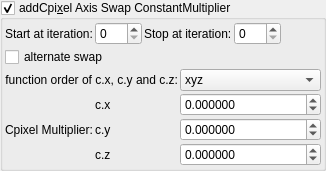
    <widget class="MyGroupBox" name="groupCheck_transf_addCpixel_enabled_false">
     <property name="toolTip">
      <string>&lt;html&gt;&lt;head/&gt;&lt;body&gt;&lt;p&gt;Cpixel is CVector3 c = ( c.x, c.y, c.z). It is each original point (pixel) in 3D space where the iteration starts from, ( c = original z for each point .) It is commonly found in formula structures z = f(z) + c.&lt;/p&gt;&lt;p&gt;The Cpixel multiplier effectively scales this point &amp;quot;c&amp;quot;.&lt;/p&gt;&lt;p&gt;This transform allows the swapping of the order of the &amp;quot;CVector3 c&amp;quot; components before being multiplied by &amp;quot;CVector3 z&amp;quot; components.&lt;/p&gt;&lt;/body&gt;&lt;/html&gt;</string>
     </property>
     <property name="title">
      <string>addCpi&amp;xel Axis Swap ConstantMultiplier</string>
     </property>
     <property name="checkable">
      <bool>true</bool>
     </property>
     <layout class="QVBoxLayout" name="verticalLayout_50">
      <property name="spacing">
       <number>2</number>
      </property>
      <property name="leftMargin">
       <number>2</number>
      </property>
      <property name="topMargin">
       <number>2</number>
      </property>
      <property name="rightMargin">
       <number>2</number>
      </property>
      <property name="bottomMargin">
       <number>2</number>
      </property>
      <item>
       <layout class="QGridLayout" name="gridLayout_81">
        <property name="spacing">
         <number>2</number>
        </property>
        <item row="3" column="3">
         <widget class="MySpinBox" name="spinboxInt_transf_stop_iterations_E">
          <property name="sizePolicy">
           <sizepolicy hsizetype="Preferred" vsizetype="Maximum">
            <horstretch>0</horstretch>
            <verstretch>0</verstretch>
           </sizepolicy>
          </property>
          <property name="maximum">
           <number>999</number>
          </property>
         </widget>
        </item>
        <item row="3" column="2">
         <widget class="QLabel" name="label_52">
          <property name="text">
           <string>Stop at iteration:</string>
          </property>
         </widget>
        </item>
        <item row="3" column="1">
         <widget class="MySpinBox" name="spinboxInt_transf_start_iterations_E">
          <property name="sizePolicy">
           <sizepolicy hsizetype="Minimum" vsizetype="Maximum">
            <horstretch>0</horstretch>
            <verstretch>0</verstretch>
           </sizepolicy>
          </property>
          <property name="minimum">
           <number>0</number>
          </property>
          <property name="maximum">
           <number>999</number>
          </property>
          <property name="value">
           <number>0</number>
          </property>
         </widget>
        </item>
        <item row="3" column="4">
         <spacer name="horizontalSpacer_46">
          <property name="orientation">
           <enum>Qt::Horizontal</enum>
          </property>
          <property name="sizeHint" stdset="0">
           <size>
            <width>40</width>
            <height>20</height>
           </size>
          </property>
         </spacer>
        </item>
        <item row="3" column="0">
         <widget class="QLabel" name="label_72">
          <property name="text">
           <string>Start at iteration:</string>
          </property>
         </widget>
        </item>
       </layout>
      </item>
      <item>
       <layout class="QGridLayout" name="gridLayout_24" columnstretch="0,0,0,1">
        <property name="spacing">
         <number>2</number>
        </property>
        <item row="2" column="0" rowspan="3">
         <widget class="QLabel" name="label_109">
          <property name="text">
           <string>Cpixel Multiplier:</string>
          </property>
         </widget>
        </item>
        <item row="0" column="0" colspan="2">
         <widget class="QCheckBox" name="checkBox_transf_alternate_enabled_false">
          <property name="text">
           <string>alternate swap</string>
          </property>
         </widget>
        </item>
        <item row="3" column="3">
         <widget class="MyDoubleSpinBox" name="spinbox3_transf_constant_multiplier_111_y">
          <property name="sizePolicy">
           <sizepolicy hsizetype="Minimum" vsizetype="Maximum">
            <horstretch>0</horstretch>
            <verstretch>0</verstretch>
           </sizepolicy>
          </property>
          <property name="prefix">
           <string/>
          </property>
          <property name="suffix">
           <string/>
          </property>
          <property name="decimals">
           <number>6</number>
          </property>
          <property name="minimum">
           <double>-99.989999999999995</double>
          </property>
          <property name="maximum">
           <double>99.989999999999995</double>
          </property>
          <property name="singleStep">
           <double>0.100000000000000</double>
          </property>
         </widget>
        </item>
        <item row="2" column="3">
         <widget class="MyDoubleSpinBox" name="spinbox3_transf_constant_multiplier_111_x">
          <property name="sizePolicy">
           <sizepolicy hsizetype="Minimum" vsizetype="Maximum">
            <horstretch>0</horstretch>
            <verstretch>0</verstretch>
           </sizepolicy>
          </property>
          <property name="prefix">
           <string/>
          </property>
          <property name="suffix">
           <string/>
          </property>
          <property name="decimals">
           <number>6</number>
          </property>
          <property name="minimum">
           <double>-99.989999999999995</double>
          </property>
          <property name="maximum">
           <double>99.989999999999995</double>
          </property>
          <property name="singleStep">
           <double>0.100000000000000</double>
          </property>
         </widget>
        </item>
        <item row="2" column="1">
         <widget class="QLabel" name="label_116">
          <property name="text">
           <string notr="true">c.x</string>
          </property>
         </widget>
        </item>
        <item row="3" column="1">
         <widget class="QLabel" name="label_114">
          <property name="text">
           <string notr="true">c.y</string>
          </property>
         </widget>
        </item>
        <item row="4" column="1">
         <widget class="QLabel" name="label_115">
          <property name="text">
           <string notr="true">c.z</string>
          </property>
         </widget>
        </item>
        <item row="4" column="3">
         <widget class="MyDoubleSpinBox" name="spinbox3_transf_constant_multiplier_111_z">
          <property name="sizePolicy">
           <sizepolicy hsizetype="Minimum" vsizetype="Maximum">
            <horstretch>0</horstretch>
            <verstretch>0</verstretch>
           </sizepolicy>
          </property>
          <property name="prefix">
           <string/>
          </property>
          <property name="suffix">
           <string/>
          </property>
          <property name="decimals">
           <number>6</number>
          </property>
          <property name="minimum">
           <double>-99.989999999999995</double>
          </property>
          <property name="maximum">
           <double>99.989999999999995</double>
          </property>
          <property name="singleStep">
           <double>0.100000000000000</double>
          </property>
         </widget>
        </item>
        <item row="1" column="3">
         <widget class="QComboBox" name="comboBox_mandelbulbMulti_order_of_xyz">
          <item>
           <property name="text">
            <string notr="true">xyz</string>
           </property>
          </item>
          <item>
           <property name="text">
            <string notr="true">xzy</string>
           </property>
          </item>
          <item>
           <property name="text">
            <string notr="true">yxz</string>
           </property>
          </item>
          <item>
           <property name="text">
            <string notr="true">yzx</string>
           </property>
          </item>
          <item>
           <property name="text">
            <string notr="true">zxy</string>
           </property>
          </item>
          <item>
           <property name="text">
            <string notr="true">zyx</string>
           </property>
          </item>
         </widget>
        </item>
        <item row="1" column="0" colspan="2">
         <widget class="QLabel" name="label">
          <property name="text">
           <string>function order of c.x, c.y and c.z:</string>
          </property>
          <property name="alignment">
           <set>Qt::AlignRight|Qt::AlignTrailing|Qt::AlignVCenter</set>
          </property>
         </widget>
        </item>
       </layout>
      </item>
     </layout>
    </widget>
